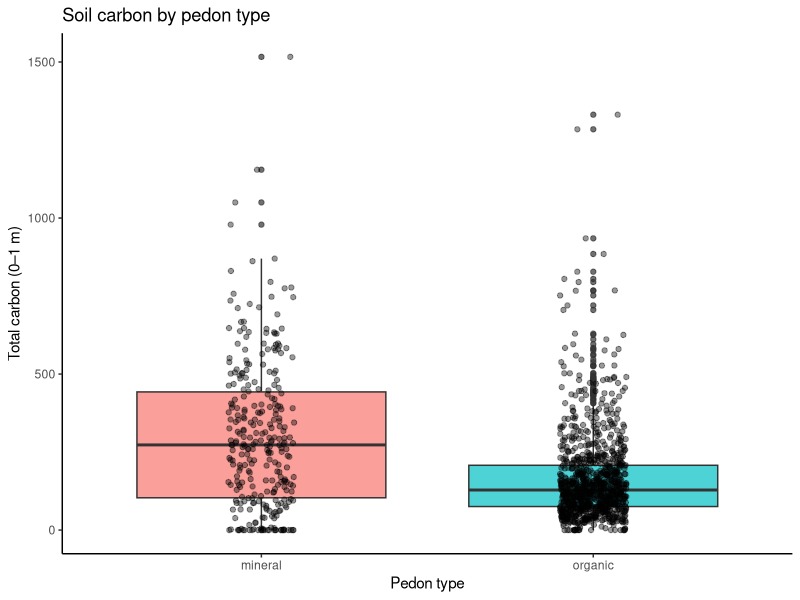

R code for this plot:
## ---- chunk 1
library(tidyverse)
library(broom)
## ---- chunk 2
# load data
df <- read_csv("../data/data_final_project.csv")

# basic structure
glimpse(df)

# number of rows and columns
nrow(df)
ncol(df)

# check soil horizon types
df %>%
  count(horizon_type)
## ---- chunk 3
# keep one carbon value per pedon
pedon_carbon <- df %>%
  filter(pedon_start == TRUE) %>%
  select(pedon_id, total_c_1m)

# classify pedons based on whether they contain organic horizons
pedon_type <- df %>%
  select(pedon_id, horizon_type) %>%
  mutate(horizon_type = tolower(horizon_type)) %>%
  group_by(pedon_id) %>%
  summarise(
    pedon_type = if_else(any(horizon_type == "organic", na.rm = TRUE),
                         "organic", "mineral"),
    .groups = "drop"
  )

# combine datasets
final_df <- left_join(pedon_carbon, pedon_type, by = "pedon_id")

# check group sizes
final_df %>%
  count(pedon_type)
## ---- chunk 4
# exploratory plot
ggplot(final_df, aes(x = pedon_type, y = total_c_1m, fill = pedon_type)) +
  geom_boxplot(alpha = 0.7) +
  geom_jitter(width = 0.1, alpha = 0.4) +
  theme_classic() +
  labs(
    title = "Soil carbon by pedon type",
    x = "Pedon type",
    y = "Total carbon (0–1 m)"
  ) +
  theme(legend.position = "none")
## ---- chunk 5
# t-test
t.test(total_c_1m ~ pedon_type, data = final_df) %>%
  tidy()
